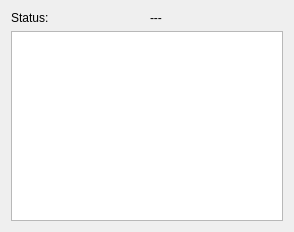
<?xml version="1.0" encoding="UTF-8"?>
<ui version="4.0">
 <class>CommandPullWidget</class>
 <widget class="QWidget" name="CommandPullWidget">
  <property name="geometry">
   <rect>
    <x>0</x>
    <y>0</y>
    <width>294</width>
    <height>232</height>
   </rect>
  </property>
  <layout class="QVBoxLayout" name="verticalLayout">
   <item>
    <layout class="QHBoxLayout" name="horizontalLayout">
     <item>
      <widget class="QLabel" name="labelStatus_2">
       <property name="text">
        <string>Status:</string>
       </property>
      </widget>
     </item>
     <item>
      <widget class="QLabel" name="labelStatus">
       <property name="text">
        <string>---</string>
       </property>
      </widget>
     </item>
    </layout>
   </item>
   <item>
    <widget class="QListWidget" name="listWidget"/>
   </item>
  </layout>
 </widget>
 <resources/>
 <connections/>
</ui>
